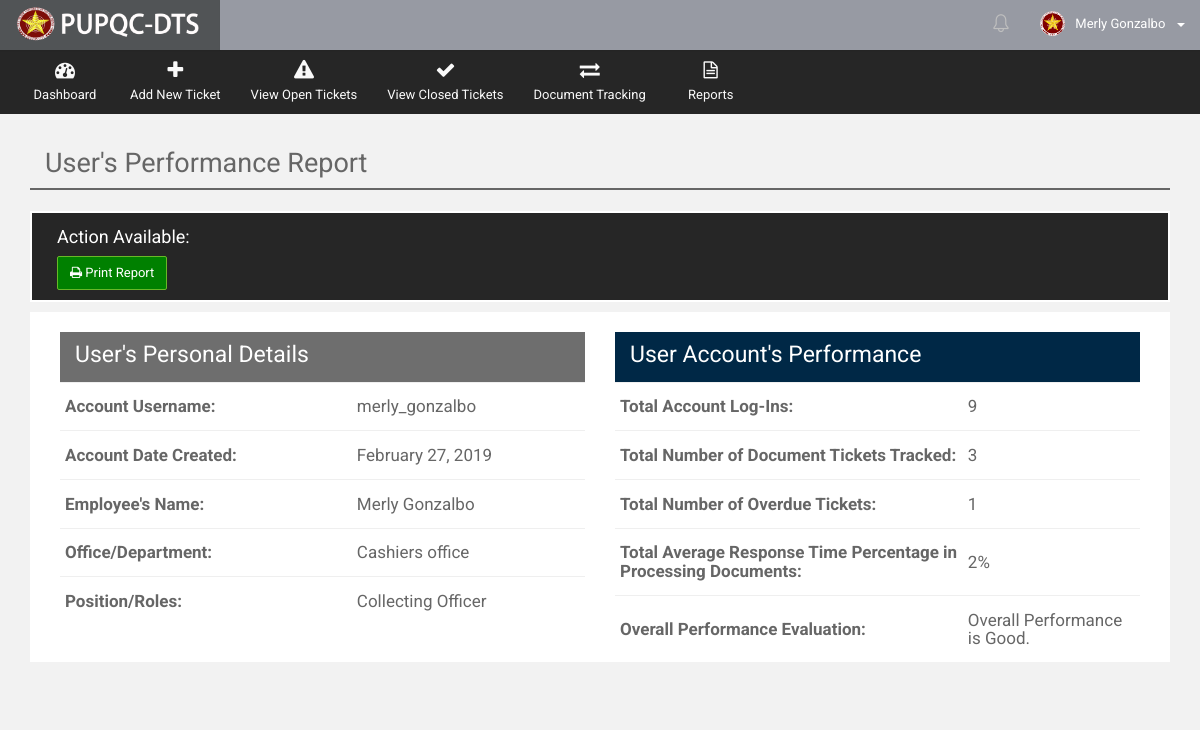
Before: /Web/Department/views/rep_user_perf.php (signed in) with the older database file.
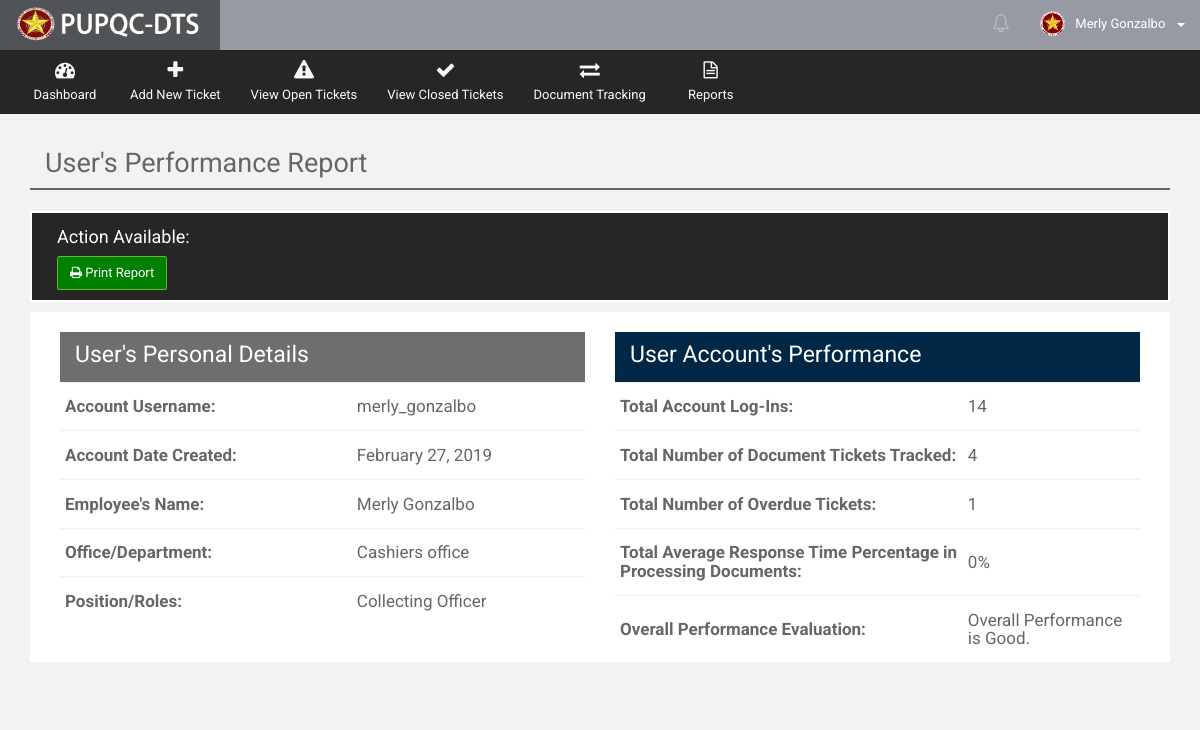
After: the same page with the newer database file.
### tables this page shows
CREATE TABLE `t_document_track_history` (
  `docu_tr_his_ID` int(10) NOT NULL,
  `docu_tr_his_ticket_no` varchar(255) NOT NULL,
  `docu_tr_his_doctype` int(10) NOT NULL,
  `docu_tr_his_sourcetype` int(10) NOT NULL,
  `docu_tr_his_ext_source_desc` varchar(255) DEFAULT NULL,
  `docu_tr_his_prioritytype` int(10) NOT NULL,
  `docu_tr_his_count_date_process` varchar(10) NOT NULL,
  `docu_tr_his_from_office` int(10) NOT NULL,
  `docu_tr_his_to_office` int(10) DEFAULT NULL,
  `docu_tr_his_subject` varchar(255) NOT NULL,
  `docu_tr_his_desc` varchar(255) NOT NULL,
  `docu_tr_his_closing_remarks` varchar(255) DEFAULT NULL,
  `docu_tr_his_remarks` varchar(255) DEFAULT NULL,
  `docu_tr_his_asignatory` varchar(255) NOT NULL,
  `docu_tr_his_createdby` int(10) NOT NULL,
  `docu_tr_his_receiver` int(10) DEFAULT NULL,
  `docu_tr_his_sender` int(10) DEFAULT NULL,
  `docu_tr_his_closedby` int(10) DEFAULT NULL,
  `docu_tr_his_reopenedby` int(10) DEFAULT NULL,
  `docu_tr_his_receiving_stat` varchar(30) DEFAULT NULL,
  `docu_tr_his_date_create` date NOT NULL,
  `docu_tr_his_time_create` time NOT NULL,
  `docu_tr_his_date_sent` date DEFAULT NULL,
  `docu_tr_his_time_sent` time DEFAULT NULL,
  `docu_tr_his_date_received` date DEFAULT NULL,
  `docu_tr_his_time_received` time DEFAULT NULL,
  `docu_tr_his_date_done` date DEFAULT NULL,
  `docu_tr_his_time_done` time DEFAULT NULL,
  `docu_tr_his_date_reopened` date DEFAULT NULL,
  `docu_tr_his_time_reopened` time DEFAULT NULL,
  `docu_tr_his_status` varchar(20) NOT NULL DEFAULT 'OPEN',
  `docu_tr_his_overdue_stat` varchar(10) NOT NULL DEFAULT 'NO',
  `docu_tr_his_action` varchar(30) NOT NULL,
  `docu_tr_his_notif_stat` bit(1) NOT NULL DEFAULT b'1',
  `docu_tr_his_disp_stat` bit(1) NOT NULL DEFAULT b'1',
  `docu_tr_his_timestamp` datetime NOT NULL DEFAULT CURRENT_TIMESTAMP
);

CREATE TABLE `r_priority_type` (
  `priority_ID` int(10) NOT NULL,
  `priority_desc` varchar(50) NOT NULL,
  `priority_date_count` int(10) NOT NULL,
  `priority_stat` bit(1) NOT NULL DEFAULT b'1',
  `priority_timestamp` datetime NOT NULL DEFAULT CURRENT_TIMESTAMP
);

### Web/Department/views/get_user_performance.php (called while the page is built, shortened)
<?php
	include("../../../db_con.php");
	$userID = $_SESSION['UserID'];
	$view_logs = "SELECT * FROM `t_users_log` WHERE log_userID = '$userID'";
	if ($result_logs = mysqli_query($connection,$view_logs))
	    {
	    $user_result = mysqli_num_rows($result_logs);
	    }
	else
	    echo 0;
		$get_total_ave = mysqli_query($connection, "SELECT * FROM `t_document_track_history` AS DOCUHIS
														LEFT JOIN r_priority_type AS PRIO
														ON DOCUHIS.docu_tr_his_prioritytype = PRIO.priority_ID
		                              				WHERE docu_tr_his_sender = '$userID'");
		if(mysqli_num_rows($get_total_ave) > 0)
		{
		   while($row_ave = mysqli_fetch_assoc($get_total_ave))
		   {
		   	$priority_date_count = $row_ave["priority_date_count"];
		   	$docu_tr_his_count_date_process = $row_ave["docu_tr_his_count_date_process"];
		   	$res_count=mysqli_num_rows($get_total_ave);
		   	$res_cdp = ($docu_tr_his_count_date_process + $docu_tr_his_count_date_process)/2;
		   	$res_ave = ($res_cdp/$res_count)*10;
		   }
		   if($res_ave > $priority_date_count)
		   {
		   	$eval_stmnt =  'Overall Performance is Not Good.';
		   }
		   else if($res_ave <= $priority_date_count)
		   {
		   	$eval_stmnt =  'Overall Performance is Good.';
		   }
		}
?>

### Web/Department/views/get_docuticket_count.php (called while the page is built, shortened)
<?php
	include("../../../db_con.php");
	$userID = $_SESSION['UserID'];
	$gettotal =  "SELECT DISTINCT docu_tr_his_ticket_no FROM `t_document_track_history`
	                                        WHERE docu_tr_his_createdby = '$userID'
	                                        or docu_tr_his_sender = '$userID'
	                                        or docu_tr_his_receiver = '$userID'
	                                        or docu_tr_his_closedby = '$userID'
	                                        or docu_tr_his_reopenedby = '$userID'";
	  if ($result=mysqli_query($connection,$gettotal))
	      {
	      $total_count=mysqli_num_rows($result);
	      }
	  else
	      $total_count = 0;
?>

### Web/Department/views/rep_user_perf.php (the view, shortened to what the changed rows need)
<?php
    include("../utilities/Header.php");
    include("../utilities/Notification.php");
    include("../utilities/Charts.php");
?>
      <div class="wrapper row-offcanvas row-offcanvas-left">
       <div class="content">
          <section class="main-content">
             <div class="col-md-12">
                <div class="col-md-12">
                  <h2 style="margin-top: 15px">User's Performance Report</h2>
                </div>
             </div>
            <section class="main-content">
                <div class="col-md-12" style="background-color: white">
                    <div class="col-md-6">
                        <?php include("get_view_table_user_performance.php"); ?>
                    </div>
                            <?php
                                include("get_docuticket_count.php");
                                include("get_user_performance.php");
                            ?>
                </div>
            </section>
          </section>
       </div>
      </div>
   </body>
</html>

### Web/Department/views/get_view_table_user_performance.php (shortened to what the changed rows need)
<?php
    include("get_docuticket_count.php");
    include("get_user_performance.php");
?>
<table class="table table-condensed mbn">
    <tbody>
        <tr>
            <td>
                <h4><?php echo  $user_result; ?></h4>
            </td>
        </tr>
        <tr>
            <td>
                <h4><?php echo $total_count; ?></h4>
            </td>
        </tr>
        <tr>
            <td>
                <h4><?php echo $res_ave.'%'; ?></h4>
            </td>
        </tr>
        <tr>
            <td>
                <h4><?php echo $eval_stmnt; ?></h4>
            </td>
        </tr>
    </tbody>
</table>

Changed rows visible on the page:
no longer on this page (row edited): t_document_track_history: docu_tr_his_count_date_process "2", docu_tr_his_count_date_process.priority_date_count "Overall Performance is Good."
added t_document_track_history: docu_tr_his_count_date_process "0", docu_tr_his_count_date_process.priority_date_count "Overall Performance is Good."
Other visible differences:
$user_result: "9" → "14"
$total_count: "3" → "4"
